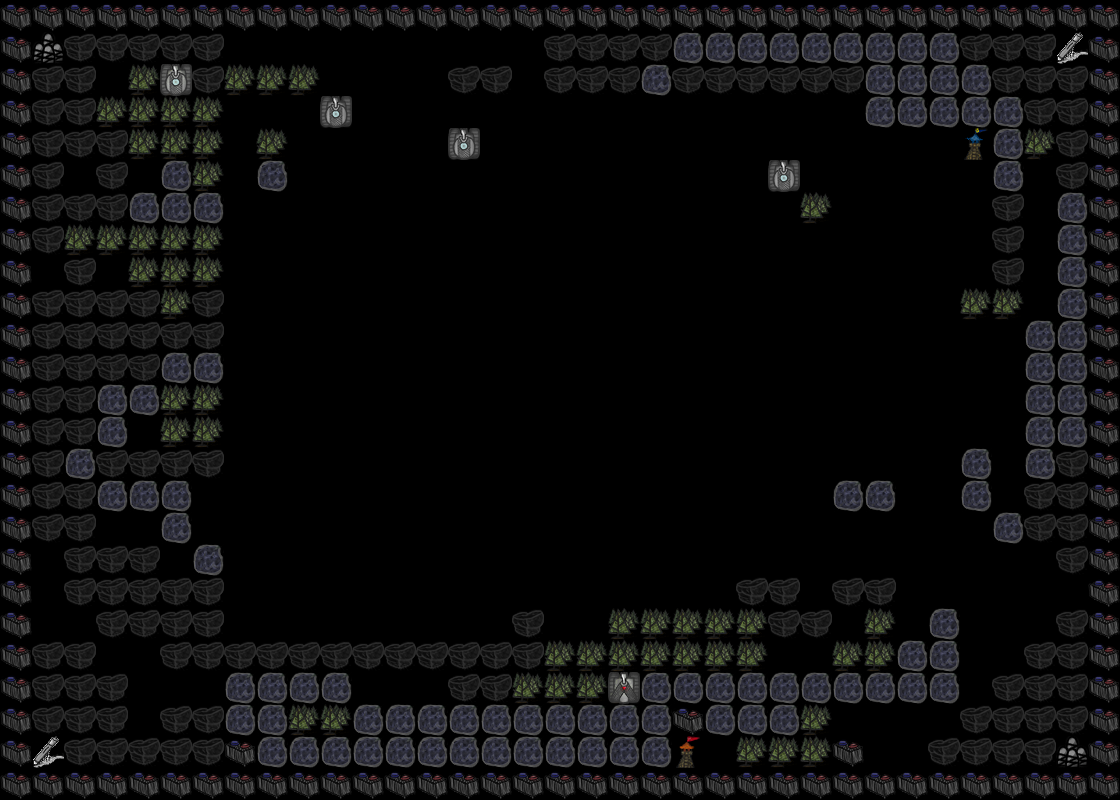

This is a level from a 2D game, rendered from its Tiled map with the project's own tilesets. A one-line summary and the complete map file follow:
An orthogonal 35x25 tile map with 32x32 px tiles, 3 tile layers (map, Tanks, bullets), 11 tilesets.

<map version="1.0" orientation="orthogonal" renderorder="right-down" width="35" height="25" tilewidth="32" tileheight="32" nextobjectid="1">
 <tileset firstgid="1" source="TankO.tsx" />
 <tileset firstgid="2" source="TankV.tsx" />
 <tileset firstgid="3" source="pool.tsx" />
 <tileset firstgid="4" source="Rock1.tsx" />
 <tileset firstgid="5" source="Lego2.tsx" />
 <tileset firstgid="6" source="bala.tsx" />
 <tileset firstgid="7" source="forest.tsx" />
 <tileset firstgid="8" source="gasolina.tsx" />
 <tileset firstgid="9" source="pila.tsx" />
 <tileset firstgid="10" source="flag bad.tsx" />
 <tileset firstgid="11" source="flaggood.tsx" />
 <layer name="map" width="35" height="25">
  <data encoding="csv">
5,5,5,5,5,5,5,5,5,5,5,5,5,5,5,5,5,5,5,5,5,5,5,5,5,5,5,5,5,5,5,5,5,5,5,
5,9,4,4,4,4,4,0,0,0,0,0,0,0,0,0,0,4,4,4,4,3,3,3,3,3,3,3,3,3,4,4,4,8,5,
5,4,4,0,7,7,4,7,7,7,0,0,0,0,4,4,0,4,4,4,3,4,4,4,4,4,4,3,3,3,3,4,4,4,5,
5,4,4,7,7,7,7,0,0,0,0,0,0,0,0,0,0,0,0,0,0,0,0,0,0,0,0,3,3,3,3,3,4,4,5,
5,4,4,4,7,7,7,0,7,0,0,0,0,0,0,0,0,0,0,0,0,0,0,0,0,0,0,0,0,0,11,3,7,4,5,
5,4,0,4,0,3,7,0,3,0,0,0,0,0,0,0,0,0,0,0,0,0,0,0,0,0,0,0,0,0,0,3,0,4,5,
5,4,4,4,3,3,3,0,0,0,0,0,0,0,0,0,0,0,0,0,0,0,0,0,0,7,0,0,0,0,0,4,0,3,5,
5,4,7,7,7,7,7,0,0,0,0,0,0,0,0,0,0,0,0,0,0,0,0,0,0,0,0,0,0,0,0,4,0,3,5,
5,0,4,0,7,7,7,0,0,0,0,0,0,0,0,0,0,0,0,0,0,0,0,0,0,0,0,0,0,0,0,4,0,3,5,
5,4,4,4,4,7,4,0,0,0,0,0,0,0,0,0,0,0,0,0,0,0,0,0,0,0,0,0,0,0,7,7,0,3,5,
5,4,4,4,4,4,4,0,0,0,0,0,0,0,0,0,0,0,0,0,0,0,0,0,0,0,0,0,0,0,0,0,3,3,5,
5,4,4,4,4,3,3,0,0,0,0,0,0,0,0,0,0,0,0,0,0,0,0,0,0,0,0,0,0,0,0,0,3,3,5,
5,4,4,3,3,7,7,0,0,0,0,0,0,0,0,0,0,0,0,0,0,0,0,0,0,0,0,0,0,0,0,0,3,3,5,
5,4,4,3,0,7,7,0,0,0,0,0,0,0,0,0,0,0,0,0,0,0,0,0,0,0,0,0,0,0,0,0,3,3,5,
5,4,3,4,4,4,4,0,0,0,0,0,0,0,0,0,0,0,0,0,0,0,0,0,0,0,0,0,0,0,3,0,3,4,5,
5,4,4,3,3,3,0,0,0,0,0,0,0,0,0,0,0,0,0,0,0,0,0,0,0,0,3,3,0,0,3,0,4,4,5,
5,4,4,0,0,3,0,0,0,0,0,0,0,0,0,0,0,0,0,0,0,0,0,0,0,0,0,0,0,0,0,3,4,4,5,
5,0,4,4,4,0,3,0,0,0,0,0,0,0,0,0,0,0,0,0,0,0,0,0,0,0,0,0,0,0,0,0,0,4,5,
5,0,4,4,4,4,4,0,0,0,0,0,0,0,0,0,0,0,0,0,0,0,0,4,4,0,4,4,0,0,0,0,0,0,5,
5,0,0,4,4,4,4,0,0,0,0,0,0,0,0,0,4,0,0,7,7,7,7,7,4,4,0,7,0,3,0,0,0,4,5,
5,4,4,0,0,4,4,4,4,4,4,4,4,4,4,4,4,7,7,7,7,7,7,7,0,0,7,7,3,3,0,0,4,4,5,
5,4,4,4,0,0,0,3,3,3,3,0,0,0,4,4,7,7,7,7,3,3,3,3,3,3,3,3,3,3,0,4,4,4,5,
5,4,4,4,0,4,4,3,3,7,7,3,3,3,3,3,3,3,3,3,3,5,3,3,3,7,0,0,0,0,4,4,4,4,5,
5,8,4,4,4,4,4,5,3,3,3,3,3,3,3,3,3,3,3,3,3,10,0,7,7,7,5,0,0,4,4,4,4,9,5,
5,5,5,5,5,5,5,5,5,5,5,5,5,5,5,5,5,5,5,5,5,5,5,5,5,5,5,5,5,5,5,5,5,5,5
</data>
 </layer>
 <layer name="Tanks" width="35" height="25">
  <data encoding="csv">
0,0,0,0,0,0,0,0,0,0,0,0,0,0,0,0,0,0,0,0,0,0,0,0,0,0,0,0,0,0,0,0,0,0,0,
0,0,0,0,0,0,0,0,0,0,0,0,0,0,0,0,0,0,0,0,0,0,0,0,0,0,0,0,0,0,0,0,0,0,0,
0,0,0,0,0,1,0,0,0,0,0,0,0,0,0,0,0,0,0,0,0,0,0,0,0,0,0,0,0,0,0,0,0,0,0,
0,0,0,0,0,0,0,0,0,0,1,0,0,0,0,0,0,0,0,0,0,0,0,0,0,0,0,0,0,0,0,0,0,0,0,
0,0,0,0,0,0,0,0,0,0,0,0,0,0,1,0,0,0,0,0,0,0,0,0,0,0,0,0,0,0,0,0,0,0,0,
0,0,0,0,0,0,0,0,0,0,0,0,0,0,0,0,0,0,0,0,0,0,0,0,1,0,0,0,0,0,0,0,0,0,0,
0,0,0,0,0,0,0,0,0,0,0,0,0,0,0,0,0,0,0,0,0,0,0,0,0,0,0,0,0,0,0,0,0,0,0,
0,0,0,0,0,0,0,0,0,0,0,0,0,0,0,0,0,0,0,0,0,0,0,0,0,0,0,0,0,0,0,0,0,0,0,
0,0,0,0,0,0,0,0,0,0,0,0,0,0,0,0,0,0,0,0,0,0,0,0,0,0,0,0,0,0,0,0,0,0,0,
0,0,0,0,0,0,0,0,0,0,0,0,0,0,0,0,0,0,0,0,0,0,0,0,0,0,0,0,0,0,0,0,0,0,0,
0,0,0,0,0,0,0,0,0,0,0,0,0,0,0,0,0,0,0,0,0,0,0,0,0,0,0,0,0,0,0,0,0,0,0,
0,0,0,0,0,0,0,0,0,0,0,0,0,0,0,0,0,0,0,0,0,0,0,0,0,0,0,0,0,0,0,0,0,0,0,
0,0,0,0,0,0,0,0,0,0,0,0,0,0,0,0,0,0,0,0,0,0,0,0,0,0,0,0,0,0,0,0,0,0,0,
0,0,0,0,0,0,0,0,0,0,0,0,0,0,0,0,0,0,0,0,0,0,0,0,0,0,0,0,0,0,0,0,0,0,0,
0,0,0,0,0,0,0,0,0,0,0,0,0,0,0,0,0,0,0,0,0,0,0,0,0,0,0,0,0,0,0,0,0,0,0,
0,0,0,0,0,0,0,0,0,0,0,0,0,0,0,0,0,0,0,0,0,0,0,0,0,0,0,0,0,0,0,0,0,0,0,
0,0,0,0,0,0,0,0,0,0,0,0,0,0,0,0,0,0,0,0,0,0,0,0,0,0,0,0,0,0,0,0,0,0,0,
0,0,0,0,0,0,0,0,0,0,0,0,0,0,0,0,0,0,0,0,0,0,0,0,0,0,0,0,0,0,0,0,0,0,0,
0,0,0,0,0,0,0,0,0,0,0,0,0,0,0,0,0,0,0,0,0,0,0,0,0,0,0,0,0,0,0,0,0,0,0,
0,0,0,0,0,0,0,0,0,0,0,0,0,0,0,0,0,0,0,0,0,0,0,0,0,0,0,0,0,0,0,0,0,0,0,
0,0,0,0,0,0,0,0,0,0,0,0,0,0,0,0,0,0,0,0,0,0,0,0,0,0,0,0,0,0,0,0,0,0,0,
0,0,0,0,0,0,0,0,0,0,0,0,0,0,0,0,0,0,0,2,0,0,0,0,0,0,0,0,0,0,0,0,0,0,0,
0,0,0,0,0,0,0,0,0,0,0,0,0,0,0,0,0,0,0,0,0,0,0,0,0,0,0,0,0,0,0,0,0,0,0,
0,0,0,0,0,0,0,0,0,0,0,0,0,0,0,0,0,0,0,0,0,0,0,0,0,0,0,0,0,0,0,0,0,0,0,
0,0,0,0,0,0,0,0,0,0,0,0,0,0,0,0,0,0,0,0,0,0,0,0,0,0,0,0,0,0,0,0,0,0,0
</data>
 </layer>
 <layer name="bullets" width="35" height="25">
  <data encoding="csv">
0,0,0,0,0,0,0,0,0,0,0,0,0,0,0,0,0,0,0,0,0,0,0,0,0,0,0,0,0,0,0,0,0,0,0,
0,0,0,0,0,0,0,0,0,0,0,0,0,0,0,0,0,0,0,0,0,0,0,0,0,0,0,0,0,0,0,0,0,0,0,
0,0,0,0,0,0,0,0,0,0,0,0,0,0,0,0,0,0,0,0,0,0,0,0,0,0,0,0,0,0,0,0,0,0,0,
0,0,0,0,0,0,0,0,0,0,0,0,0,0,0,0,0,0,0,0,0,0,0,0,0,0,0,0,0,0,0,0,0,0,0,
0,0,0,0,0,0,0,0,0,0,0,0,0,0,0,0,0,0,0,0,0,0,0,0,0,0,0,0,0,0,0,0,0,0,0,
0,0,0,0,0,0,0,0,0,0,0,0,0,0,0,0,0,0,0,0,0,0,0,0,0,0,0,0,0,0,0,0,0,0,0,
0,0,0,0,0,0,0,0,0,0,0,0,0,0,0,0,0,0,0,0,0,0,0,0,0,0,0,0,0,0,0,0,0,0,0,
0,0,0,0,0,0,0,0,0,0,0,0,0,0,0,0,0,0,0,0,0,0,0,0,0,0,0,0,0,0,0,0,0,0,0,
0,0,0,0,0,0,0,0,0,0,0,0,0,0,0,0,0,0,0,0,0,0,0,0,0,0,0,0,0,0,0,0,0,0,0,
0,0,0,0,0,0,0,0,0,0,0,0,0,0,0,0,0,0,0,0,0,0,0,0,0,0,0,0,0,0,0,0,0,0,0,
0,0,0,0,0,0,0,0,0,0,0,0,0,0,0,0,0,0,0,0,0,0,0,0,0,0,0,0,0,0,0,0,0,0,0,
0,0,0,0,0,0,0,0,0,0,0,0,0,0,0,0,0,0,0,0,0,0,0,0,0,0,0,0,0,0,0,0,0,0,0,
0,0,0,0,0,0,0,0,0,0,0,0,0,0,0,0,0,0,0,0,0,0,0,0,0,0,0,0,0,0,0,0,0,0,0,
0,0,0,0,0,0,0,0,0,0,0,0,0,0,0,0,0,0,0,0,0,0,0,0,0,0,0,0,0,0,0,0,0,0,0,
0,0,0,0,0,0,0,0,0,0,0,0,0,0,0,0,0,0,0,0,0,0,0,0,0,0,0,0,0,0,0,0,0,0,0,
0,0,0,0,0,0,0,0,0,0,0,0,0,0,0,0,0,0,0,0,0,0,0,0,0,0,0,0,0,0,0,0,0,0,0,
0,0,0,0,0,0,0,0,0,0,0,0,0,0,0,0,0,0,0,0,0,0,0,0,0,0,0,0,0,0,0,0,0,0,0,
0,0,0,0,0,0,0,0,0,0,0,0,0,0,0,0,0,0,0,0,0,0,0,0,0,0,0,0,0,0,0,0,0,0,0,
0,0,0,0,0,0,0,0,0,0,0,0,0,0,0,0,0,0,0,0,0,0,0,0,0,0,0,0,0,0,0,0,0,0,0,
0,0,0,0,0,0,0,0,0,0,0,0,0,0,0,0,0,0,0,0,0,0,0,0,0,0,0,0,0,0,0,0,0,0,0,
0,0,0,0,0,0,0,0,0,0,0,0,0,0,0,0,0,0,0,0,0,0,0,0,0,0,0,0,0,0,0,0,0,0,0,
0,0,0,0,0,0,0,0,0,0,0,0,0,0,0,0,0,0,0,0,0,0,0,0,0,0,0,0,0,0,0,0,0,0,0,
0,0,0,0,0,0,0,0,0,0,0,0,0,0,0,0,0,0,0,0,0,0,0,0,0,0,0,0,0,0,0,0,0,0,0,
0,0,0,0,0,0,0,0,0,0,0,0,0,0,0,0,0,0,0,0,0,0,0,0,0,0,0,0,0,0,0,0,0,0,0,
0,0,0,0,0,0,0,0,0,0,0,0,0,0,0,0,0,0,0,0,0,0,0,0,0,0,0,0,0,0,0,0,0,0,0
</data>
 </layer>
</map>